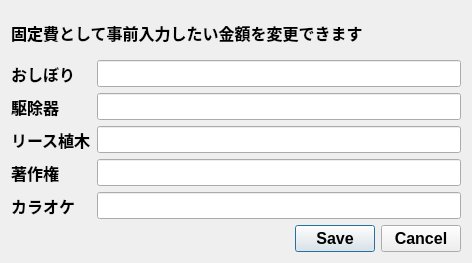
<?xml version="1.0" encoding="UTF-8"?>
<ui version="4.0">
 <class>AccountsEditorDialog</class>
 <widget class="QDialog" name="AccountsEditorDialog">
  <property name="geometry">
   <rect>
    <x>0</x>
    <y>0</y>
    <width>472</width>
    <height>263</height>
   </rect>
  </property>
  <property name="font">
   <font>
    <pointsize>12</pointsize>
    <weight>75</weight>
    <bold>true</bold>
   </font>
  </property>
  <property name="windowTitle">
   <string>勘定科目の編集</string>
  </property>
  <layout class="QVBoxLayout" name="verticalLayout">
   <item>
    <widget class="QLabel" name="_label">
     <property name="text">
      <string>固定費として事前入力したい金額を変更できます</string>
     </property>
    </widget>
   </item>
   <item>
    <layout class="QFormLayout" name="_formLayout">
     <item row="0" column="0">
      <widget class="QLabel" name="label_oshibori">
       <property name="text">
        <string>おしぼり</string>
       </property>
      </widget>
     </item>
     <item row="0" column="1">
      <widget class="QLineEdit" name="lineEdit_oshibori"/>
     </item>
     <item row="1" column="1">
      <widget class="QLineEdit" name="lineEdit_kujoki"/>
     </item>
     <item row="2" column="0">
      <widget class="QLabel" name="label_risueki">
       <property name="text">
        <string>リース植木</string>
       </property>
      </widget>
     </item>
     <item row="2" column="1">
      <widget class="QLineEdit" name="lineEdit_risueki"/>
     </item>
     <item row="3" column="0">
      <widget class="QLabel" name="label_chosakuken">
       <property name="text">
        <string>著作権</string>
       </property>
      </widget>
     </item>
     <item row="3" column="1">
      <widget class="QLineEdit" name="lineEdit_chosakuken"/>
     </item>
     <item row="4" column="0">
      <widget class="QLabel" name="label_karaoke">
       <property name="text">
        <string>カラオケ</string>
       </property>
      </widget>
     </item>
     <item row="4" column="1">
      <widget class="QLineEdit" name="lineEdit_karaoke"/>
     </item>
     <item row="1" column="0">
      <widget class="QLabel" name="label_kujoki">
       <property name="text">
        <string>駆除器</string>
       </property>
      </widget>
     </item>
    </layout>
   </item>
   <item>
    <widget class="QDialogButtonBox" name="buttonBox">
     <property name="orientation">
      <enum>Qt::Horizontal</enum>
     </property>
     <property name="standardButtons">
      <set>QDialogButtonBox::Cancel|QDialogButtonBox::Save</set>
     </property>
    </widget>
   </item>
  </layout>
 </widget>
 <resources/>
 <connections>
  <connection>
   <sender>buttonBox</sender>
   <signal>accepted()</signal>
   <receiver>AccountsEditorDialog</receiver>
   <slot>accept()</slot>
   <hints>
    <hint type="sourcelabel">
     <x>248</x>
     <y>254</y>
    </hint>
    <hint type="destinationlabel">
     <x>157</x>
     <y>274</y>
    </hint>
   </hints>
  </connection>
  <connection>
   <sender>buttonBox</sender>
   <signal>rejected()</signal>
   <receiver>AccountsEditorDialog</receiver>
   <slot>reject()</slot>
   <hints>
    <hint type="sourcelabel">
     <x>316</x>
     <y>260</y>
    </hint>
    <hint type="destinationlabel">
     <x>286</x>
     <y>274</y>
    </hint>
   </hints>
  </connection>
 </connections>
</ui>
